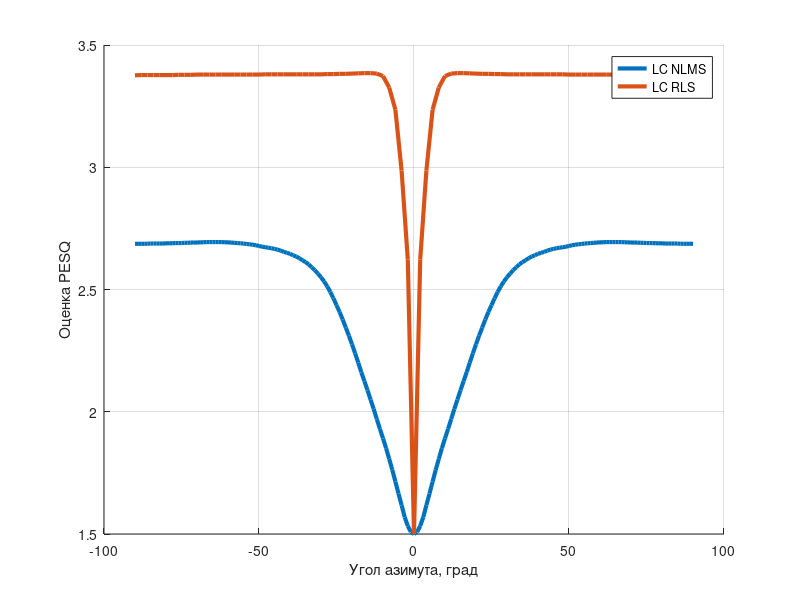
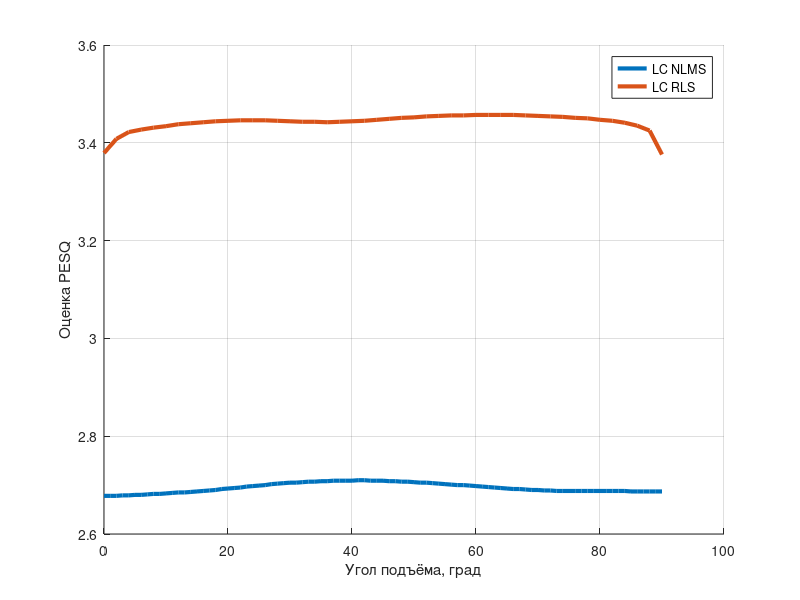
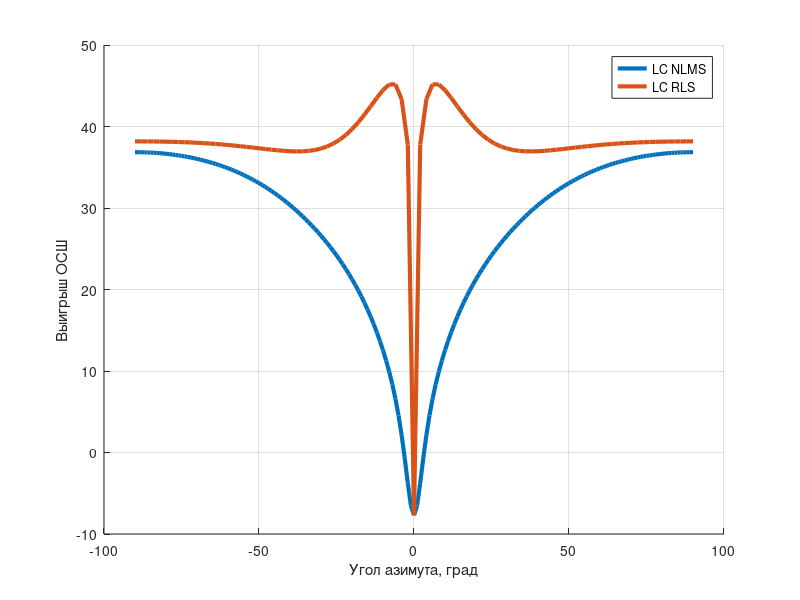
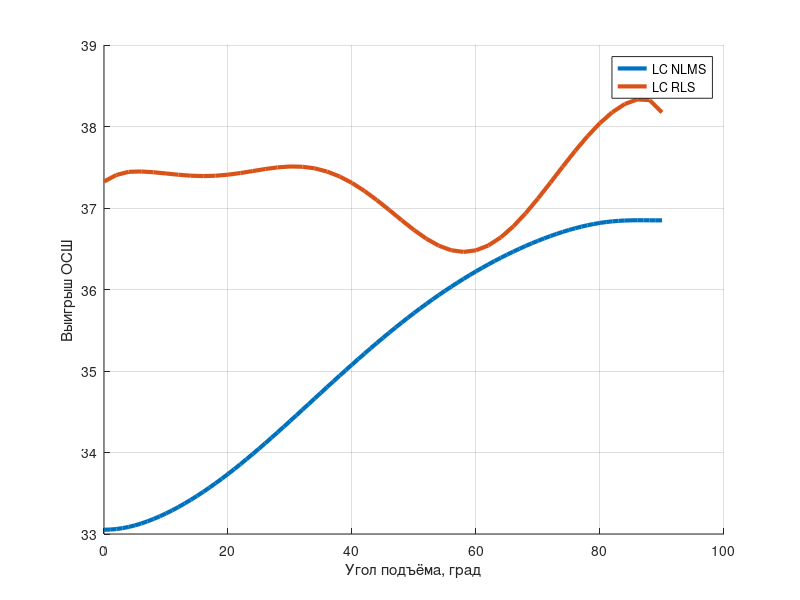

MATLAB code for these plots, in order:
clear; close all
load PESQ_LMS.mat
PESQ_LMS_phi = k_phi;
PESQ_LMS_teta = k_teta;
phi_lms = phi;
teta_lms = teta;


load PESQ_RLS.mat
PESQ_RLS_phi = k_phi;
PESQ_RLS_teta = k_teta;
phi_rls = phi;
teta_rls = teta;

figure()
hold on
plot(phi_lms,PESQ_LMS_phi(:,1),'LineWidth',3)
plot(phi_rls,PESQ_RLS_phi(:,1),'LineWidth',3)

grid on;
ylabel("Оценка PESQ")
xlabel("Угол азимута, град")
legend("LC NLMS", "LC RLS")

figure()
hold on
plot(teta_lms,PESQ_LMS_teta(:,1),'LineWidth',3)
plot(teta_rls,PESQ_RLS_teta(:,1),'LineWidth',3)
grid on;
ylabel("Оценка PESQ")
xlabel("Угол подъёма, град")
legend("LC NLMS", "LC RLS")
%%
clear; 
load SNR_LMS.mat
SNR_LMS_phi = SNR_phi;
SNR_LMS_teta = SNR_teta;
phi_lms = phi;
teta_lms = teta;


load SNR_RLS.mat
SNR_RLS_phi = SNR_phi;
SNR_RLS_teta = SNR_teta;
phi_rls = phi;
teta_rls = teta;

figure()
hold on
plot(phi_lms,SNR_LMS_phi,'LineWidth',3)
plot(phi_rls,SNR_RLS_phi,'LineWidth',3)


grid on;
ylabel("Выигрыш ОСШ")
xlabel("Угол азимута, град")
legend("LC NLMS", "LC RLS")

figure()
hold on
plot(teta_lms,SNR_LMS_teta,'LineWidth',3)
plot(teta_rls,SNR_RLS_teta,'LineWidth',3)
grid on;
ylabel("Выигрыш ОСШ")
xlabel("Угол подъёма, град")
legend("LC NLMS", "LC RLS")